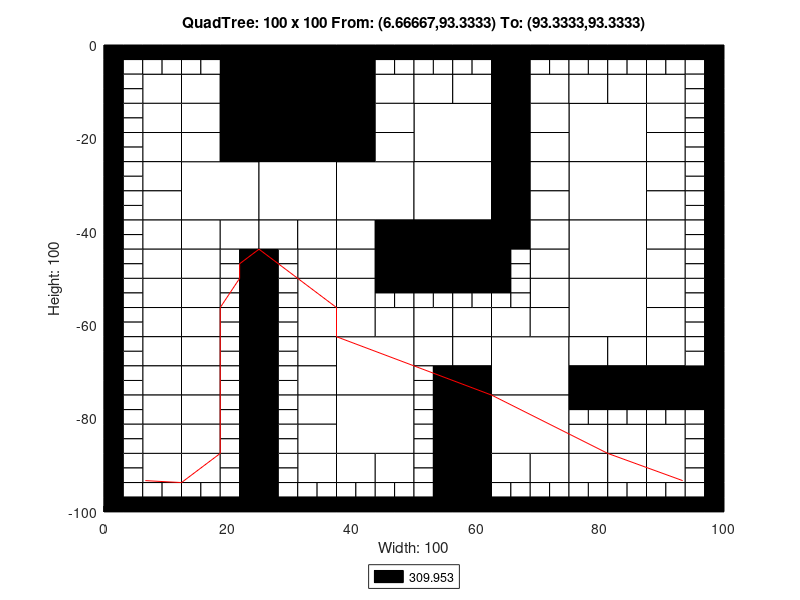

This chart was generated by the following MATLAB code:
axis([0 100 -100 0]);
title('QuadTree: 100 x 100 From: (6.66667,93.3333) To: (93.3333,93.3333)');
xlabel('Width: 100');
ylabel('Height: 100');
rectangle('Position',[25 -12.5 12.5 12.5], 'FaceColor',[0 0 0]);
rectangle('Position',[25 -25 12.5 12.5], 'FaceColor',[0 0 0]);
rectangle('Position',[12.5 -37.5 12.5 12.5], 'FaceColor',[1 1 1]);
rectangle('Position',[25 -37.5 12.5 12.5], 'FaceColor',[1 1 1]);
rectangle('Position',[37.5 -37.5 12.5 12.5], 'FaceColor',[1 1 1]);
rectangle('Position',[50 -25 12.5 12.5], 'FaceColor',[1 1 1]);
rectangle('Position',[75 -25 12.5 12.5], 'FaceColor',[1 1 1]);
rectangle('Position',[50 -37.5 12.5 12.5], 'FaceColor',[1 1 1]);
rectangle('Position',[50 -50 12.5 12.5], 'FaceColor',[0 0 0]);
rectangle('Position',[75 -37.5 12.5 12.5], 'FaceColor',[1 1 1]);
rectangle('Position',[75 -50 12.5 12.5], 'FaceColor',[1 1 1]);
rectangle('Position',[37.5 -75 12.5 12.5], 'FaceColor',[1 1 1]);
rectangle('Position',[37.5 -87.5 12.5 12.5], 'FaceColor',[1 1 1]);
rectangle('Position',[62.5 -75 12.5 12.5], 'FaceColor',[1 1 1]);
rectangle('Position',[75 -62.5 12.5 12.5], 'FaceColor',[1 1 1]);
rectangle('Position',[62.5 -87.5 12.5 12.5], 'FaceColor',[1 1 1]);
rectangle('Position',[6.25 -12.5 6.25 6.25], 'FaceColor',[1 1 1]);
rectangle('Position',[18.75 -6.25 6.25 6.25], 'FaceColor',[0 0 0]);
rectangle('Position',[12.5 -12.5 6.25 6.25], 'FaceColor',[1 1 1]);
rectangle('Position',[18.75 -12.5 6.25 6.25], 'FaceColor',[0 0 0]);
rectangle('Position',[6.25 -18.75 6.25 6.25], 'FaceColor',[1 1 1]);
rectangle('Position',[6.25 -25 6.25 6.25], 'FaceColor',[1 1 1]);
rectangle('Position',[12.5 -18.75 6.25 6.25], 'FaceColor',[1 1 1]);
rectangle('Position',[18.75 -18.75 6.25 6.25], 'FaceColor',[0 0 0]);
rectangle('Position',[12.5 -25 6.25 6.25], 'FaceColor',[1 1 1]);
rectangle('Position',[18.75 -25 6.25 6.25], 'FaceColor',[0 0 0]);
rectangle('Position',[37.5 -6.25 6.25 6.25], 'FaceColor',[0 0 0]);
rectangle('Position',[37.5 -12.5 6.25 6.25], 'FaceColor',[0 0 0]);
rectangle('Position',[43.75 -12.5 6.25 6.25], 'FaceColor',[1 1 1]);
rectangle('Position',[37.5 -18.75 6.25 6.25], 'FaceColor',[0 0 0]);
rectangle('Position',[43.75 -18.75 6.25 6.25], 'FaceColor',[1 1 1]);
rectangle('Position',[37.5 -25 6.25 6.25], 'FaceColor',[0 0 0]);
rectangle('Position',[43.75 -25 6.25 6.25], 'FaceColor',[1 1 1]);
rectangle('Position',[6.25 -31.25 6.25 6.25], 'FaceColor',[1 1 1]);
rectangle('Position',[6.25 -37.5 6.25 6.25], 'FaceColor',[1 1 1]);
rectangle('Position',[6.25 -43.75 6.25 6.25], 'FaceColor',[1 1 1]);
rectangle('Position',[6.25 -50 6.25 6.25], 'FaceColor',[1 1 1]);
rectangle('Position',[12.5 -43.75 6.25 6.25], 'FaceColor',[1 1 1]);
rectangle('Position',[18.75 -43.75 6.25 6.25], 'FaceColor',[1 1 1]);
rectangle('Position',[12.5 -50 6.25 6.25], 'FaceColor',[1 1 1]);
rectangle('Position',[25 -43.75 6.25 6.25], 'FaceColor',[1 1 1]);
rectangle('Position',[31.25 -43.75 6.25 6.25], 'FaceColor',[1 1 1]);
rectangle('Position',[31.25 -50 6.25 6.25], 'FaceColor',[1 1 1]);
rectangle('Position',[37.5 -43.75 6.25 6.25], 'FaceColor',[1 1 1]);
rectangle('Position',[43.75 -43.75 6.25 6.25], 'FaceColor',[0 0 0]);
rectangle('Position',[37.5 -50 6.25 6.25], 'FaceColor',[1 1 1]);
rectangle('Position',[43.75 -50 6.25 6.25], 'FaceColor',[0 0 0]);
rectangle('Position',[50 -12.5 6.25 6.25], 'FaceColor',[1 1 1]);
rectangle('Position',[56.25 -12.5 6.25 6.25], 'FaceColor',[1 1 1]);
rectangle('Position',[62.5 -6.25 6.25 6.25], 'FaceColor',[0 0 0]);
rectangle('Position',[62.5 -12.5 6.25 6.25], 'FaceColor',[0 0 0]);
rectangle('Position',[68.75 -12.5 6.25 6.25], 'FaceColor',[1 1 1]);
rectangle('Position',[62.5 -18.75 6.25 6.25], 'FaceColor',[0 0 0]);
rectangle('Position',[68.75 -18.75 6.25 6.25], 'FaceColor',[1 1 1]);
rectangle('Position',[62.5 -25 6.25 6.25], 'FaceColor',[0 0 0]);
rectangle('Position',[68.75 -25 6.25 6.25], 'FaceColor',[1 1 1]);
rectangle('Position',[75 -12.5 6.25 6.25], 'FaceColor',[1 1 1]);
rectangle('Position',[81.25 -12.5 6.25 6.25], 'FaceColor',[1 1 1]);
rectangle('Position',[87.5 -12.5 6.25 6.25], 'FaceColor',[1 1 1]);
rectangle('Position',[87.5 -18.75 6.25 6.25], 'FaceColor',[1 1 1]);
rectangle('Position',[87.5 -25 6.25 6.25], 'FaceColor',[1 1 1]);
rectangle('Position',[62.5 -31.25 6.25 6.25], 'FaceColor',[0 0 0]);
rectangle('Position',[68.75 -31.25 6.25 6.25], 'FaceColor',[1 1 1]);
rectangle('Position',[62.5 -37.5 6.25 6.25], 'FaceColor',[0 0 0]);
rectangle('Position',[68.75 -37.5 6.25 6.25], 'FaceColor',[1 1 1]);
rectangle('Position',[62.5 -43.75 6.25 6.25], 'FaceColor',[0 0 0]);
rectangle('Position',[68.75 -43.75 6.25 6.25], 'FaceColor',[1 1 1]);
rectangle('Position',[68.75 -50 6.25 6.25], 'FaceColor',[1 1 1]);
rectangle('Position',[87.5 -31.25 6.25 6.25], 'FaceColor',[1 1 1]);
rectangle('Position',[87.5 -37.5 6.25 6.25], 'FaceColor',[1 1 1]);
rectangle('Position',[87.5 -43.75 6.25 6.25], 'FaceColor',[1 1 1]);
rectangle('Position',[87.5 -50 6.25 6.25], 'FaceColor',[1 1 1]);
rectangle('Position',[6.25 -56.25 6.25 6.25], 'FaceColor',[1 1 1]);
rectangle('Position',[6.25 -62.5 6.25 6.25], 'FaceColor',[1 1 1]);
rectangle('Position',[12.5 -56.25 6.25 6.25], 'FaceColor',[1 1 1]);
rectangle('Position',[12.5 -62.5 6.25 6.25], 'FaceColor',[1 1 1]);
rectangle('Position',[6.25 -68.75 6.25 6.25], 'FaceColor',[1 1 1]);
rectangle('Position',[6.25 -75 6.25 6.25], 'FaceColor',[1 1 1]);
rectangle('Position',[12.5 -68.75 6.25 6.25], 'FaceColor',[1 1 1]);
rectangle('Position',[12.5 -75 6.25 6.25], 'FaceColor',[1 1 1]);
rectangle('Position',[31.25 -56.25 6.25 6.25], 'FaceColor',[1 1 1]);
rectangle('Position',[31.25 -62.5 6.25 6.25], 'FaceColor',[1 1 1]);
rectangle('Position',[37.5 -56.25 6.25 6.25], 'FaceColor',[1 1 1]);
rectangle('Position',[37.5 -62.5 6.25 6.25], 'FaceColor',[1 1 1]);
rectangle('Position',[43.75 -62.5 6.25 6.25], 'FaceColor',[1 1 1]);
rectangle('Position',[31.25 -68.75 6.25 6.25], 'FaceColor',[1 1 1]);
rectangle('Position',[31.25 -75 6.25 6.25], 'FaceColor',[1 1 1]);
rectangle('Position',[6.25 -81.25 6.25 6.25], 'FaceColor',[1 1 1]);
rectangle('Position',[6.25 -87.5 6.25 6.25], 'FaceColor',[1 1 1]);
rectangle('Position',[12.5 -81.25 6.25 6.25], 'FaceColor',[1 1 1]);
rectangle('Position',[12.5 -87.5 6.25 6.25], 'FaceColor',[1 1 1]);
rectangle('Position',[6.25 -93.75 6.25 6.25], 'FaceColor',[1 1 1]);
rectangle('Position',[12.5 -93.75 6.25 6.25], 'FaceColor',[1 1 1]);
rectangle('Position',[31.25 -81.25 6.25 6.25], 'FaceColor',[1 1 1]);
rectangle('Position',[31.25 -87.5 6.25 6.25], 'FaceColor',[1 1 1]);
rectangle('Position',[31.25 -93.75 6.25 6.25], 'FaceColor',[1 1 1]);
rectangle('Position',[37.5 -93.75 6.25 6.25], 'FaceColor',[1 1 1]);
rectangle('Position',[43.75 -93.75 6.25 6.25], 'FaceColor',[1 1 1]);
rectangle('Position',[50 -62.5 6.25 6.25], 'FaceColor',[1 1 1]);
rectangle('Position',[56.25 -62.5 6.25 6.25], 'FaceColor',[1 1 1]);
rectangle('Position',[68.75 -56.25 6.25 6.25], 'FaceColor',[1 1 1]);
rectangle('Position',[62.5 -62.5 6.25 6.25], 'FaceColor',[1 1 1]);
rectangle('Position',[68.75 -62.5 6.25 6.25], 'FaceColor',[1 1 1]);
rectangle('Position',[50 -68.75 6.25 6.25], 'FaceColor',[1 1 1]);
rectangle('Position',[56.25 -68.75 6.25 6.25], 'FaceColor',[1 1 1]);
rectangle('Position',[56.25 -75 6.25 6.25], 'FaceColor',[0 0 0]);
rectangle('Position',[87.5 -56.25 6.25 6.25], 'FaceColor',[1 1 1]);
rectangle('Position',[87.5 -62.5 6.25 6.25], 'FaceColor',[1 1 1]);
rectangle('Position',[75 -68.75 6.25 6.25], 'FaceColor',[1 1 1]);
rectangle('Position',[81.25 -68.75 6.25 6.25], 'FaceColor',[1 1 1]);
rectangle('Position',[75 -75 6.25 6.25], 'FaceColor',[0 0 0]);
rectangle('Position',[81.25 -75 6.25 6.25], 'FaceColor',[0 0 0]);
rectangle('Position',[87.5 -68.75 6.25 6.25], 'FaceColor',[1 1 1]);
rectangle('Position',[87.5 -75 6.25 6.25], 'FaceColor',[0 0 0]);
rectangle('Position',[93.75 -75 6.25 6.25], 'FaceColor',[0 0 0]);
rectangle('Position',[56.25 -81.25 6.25 6.25], 'FaceColor',[0 0 0]);
rectangle('Position',[56.25 -87.5 6.25 6.25], 'FaceColor',[0 0 0]);
rectangle('Position',[56.25 -93.75 6.25 6.25], 'FaceColor',[0 0 0]);
rectangle('Position',[56.25 -100 6.25 6.25], 'FaceColor',[0 0 0]);
rectangle('Position',[62.5 -93.75 6.25 6.25], 'FaceColor',[1 1 1]);
rectangle('Position',[68.75 -93.75 6.25 6.25], 'FaceColor',[1 1 1]);
rectangle('Position',[75 -87.5 6.25 6.25], 'FaceColor',[1 1 1]);
rectangle('Position',[81.25 -87.5 6.25 6.25], 'FaceColor',[1 1 1]);
rectangle('Position',[87.5 -87.5 6.25 6.25], 'FaceColor',[1 1 1]);
rectangle('Position',[75 -93.75 6.25 6.25], 'FaceColor',[1 1 1]);
rectangle('Position',[81.25 -93.75 6.25 6.25], 'FaceColor',[1 1 1]);
rectangle('Position',[87.5 -93.75 6.25 6.25], 'FaceColor',[1 1 1]);
rectangle('Position',[0 -3.125 3.125 3.125], 'FaceColor',[0 0 0]);
rectangle('Position',[3.125 -3.125 3.125 3.125], 'FaceColor',[0 0 0]);
rectangle('Position',[0 -6.25 3.125 3.125], 'FaceColor',[0 0 0]);
rectangle('Position',[3.125 -6.25 3.125 3.125], 'FaceColor',[1 1 1]);
rectangle('Position',[6.25 -3.125 3.125 3.125], 'FaceColor',[0 0 0]);
rectangle('Position',[9.375 -3.125 3.125 3.125], 'FaceColor',[0 0 0]);
rectangle('Position',[6.25 -6.25 3.125 3.125], 'FaceColor',[1 1 1]);
rectangle('Position',[9.375 -6.25 3.125 3.125], 'FaceColor',[1 1 1]);
rectangle('Position',[0 -9.375 3.125 3.125], 'FaceColor',[0 0 0]);
rectangle('Position',[3.125 -9.375 3.125 3.125], 'FaceColor',[1 1 1]);
rectangle('Position',[0 -12.5 3.125 3.125], 'FaceColor',[0 0 0]);
rectangle('Position',[3.125 -12.5 3.125 3.125], 'FaceColor',[1 1 1]);
rectangle('Position',[12.5 -3.125 3.125 3.125], 'FaceColor',[0 0 0]);
rectangle('Position',[15.625 -3.125 3.125 3.125], 'FaceColor',[0 0 0]);
rectangle('Position',[12.5 -6.25 3.125 3.125], 'FaceColor',[1 1 1]);
rectangle('Position',[15.625 -6.25 3.125 3.125], 'FaceColor',[1 1 1]);
rectangle('Position',[0 -15.625 3.125 3.125], 'FaceColor',[0 0 0]);
rectangle('Position',[3.125 -15.625 3.125 3.125], 'FaceColor',[1 1 1]);
rectangle('Position',[0 -18.75 3.125 3.125], 'FaceColor',[0 0 0]);
rectangle('Position',[3.125 -18.75 3.125 3.125], 'FaceColor',[1 1 1]);
rectangle('Position',[0 -21.875 3.125 3.125], 'FaceColor',[0 0 0]);
rectangle('Position',[3.125 -21.875 3.125 3.125], 'FaceColor',[1 1 1]);
rectangle('Position',[0 -25 3.125 3.125], 'FaceColor',[0 0 0]);
rectangle('Position',[3.125 -25 3.125 3.125], 'FaceColor',[1 1 1]);
rectangle('Position',[43.75 -3.125 3.125 3.125], 'FaceColor',[0 0 0]);
rectangle('Position',[46.875 -3.125 3.125 3.125], 'FaceColor',[0 0 0]);
rectangle('Position',[43.75 -6.25 3.125 3.125], 'FaceColor',[1 1 1]);
rectangle('Position',[46.875 -6.25 3.125 3.125], 'FaceColor',[1 1 1]);
rectangle('Position',[0 -28.125 3.125 3.125], 'FaceColor',[0 0 0]);
rectangle('Position',[3.125 -28.125 3.125 3.125], 'FaceColor',[1 1 1]);
rectangle('Position',[0 -31.25 3.125 3.125], 'FaceColor',[0 0 0]);
rectangle('Position',[3.125 -31.25 3.125 3.125], 'FaceColor',[1 1 1]);
rectangle('Position',[0 -34.375 3.125 3.125], 'FaceColor',[0 0 0]);
rectangle('Position',[3.125 -34.375 3.125 3.125], 'FaceColor',[1 1 1]);
rectangle('Position',[0 -37.5 3.125 3.125], 'FaceColor',[0 0 0]);
rectangle('Position',[3.125 -37.5 3.125 3.125], 'FaceColor',[1 1 1]);
rectangle('Position',[0 -40.625 3.125 3.125], 'FaceColor',[0 0 0]);
rectangle('Position',[3.125 -40.625 3.125 3.125], 'FaceColor',[1 1 1]);
rectangle('Position',[0 -43.75 3.125 3.125], 'FaceColor',[0 0 0]);
rectangle('Position',[3.125 -43.75 3.125 3.125], 'FaceColor',[1 1 1]);
rectangle('Position',[0 -46.875 3.125 3.125], 'FaceColor',[0 0 0]);
rectangle('Position',[3.125 -46.875 3.125 3.125], 'FaceColor',[1 1 1]);
rectangle('Position',[0 -50 3.125 3.125], 'FaceColor',[0 0 0]);
rectangle('Position',[3.125 -50 3.125 3.125], 'FaceColor',[1 1 1]);
rectangle('Position',[18.75 -46.875 3.125 3.125], 'FaceColor',[1 1 1]);
rectangle('Position',[21.875 -46.875 3.125 3.125], 'FaceColor',[0 0 0]);
rectangle('Position',[18.75 -50 3.125 3.125], 'FaceColor',[1 1 1]);
rectangle('Position',[21.875 -50 3.125 3.125], 'FaceColor',[0 0 0]);
rectangle('Position',[25 -46.875 3.125 3.125], 'FaceColor',[0 0 0]);
rectangle('Position',[28.125 -46.875 3.125 3.125], 'FaceColor',[1 1 1]);
rectangle('Position',[25 -50 3.125 3.125], 'FaceColor',[0 0 0]);
rectangle('Position',[28.125 -50 3.125 3.125], 'FaceColor',[1 1 1]);
rectangle('Position',[50 -3.125 3.125 3.125], 'FaceColor',[0 0 0]);
rectangle('Position',[53.125 -3.125 3.125 3.125], 'FaceColor',[0 0 0]);
rectangle('Position',[50 -6.25 3.125 3.125], 'FaceColor',[1 1 1]);
rectangle('Position',[53.125 -6.25 3.125 3.125], 'FaceColor',[1 1 1]);
rectangle('Position',[56.25 -3.125 3.125 3.125], 'FaceColor',[0 0 0]);
rectangle('Position',[59.375 -3.125 3.125 3.125], 'FaceColor',[0 0 0]);
rectangle('Position',[56.25 -6.25 3.125 3.125], 'FaceColor',[1 1 1]);
rectangle('Position',[59.375 -6.25 3.125 3.125], 'FaceColor',[1 1 1]);
rectangle('Position',[68.75 -3.125 3.125 3.125], 'FaceColor',[0 0 0]);
rectangle('Position',[71.875 -3.125 3.125 3.125], 'FaceColor',[0 0 0]);
rectangle('Position',[68.75 -6.25 3.125 3.125], 'FaceColor',[1 1 1]);
rectangle('Position',[71.875 -6.25 3.125 3.125], 'FaceColor',[1 1 1]);
rectangle('Position',[75 -3.125 3.125 3.125], 'FaceColor',[0 0 0]);
rectangle('Position',[78.125 -3.125 3.125 3.125], 'FaceColor',[0 0 0]);
rectangle('Position',[75 -6.25 3.125 3.125], 'FaceColor',[1 1 1]);
rectangle('Position',[78.125 -6.25 3.125 3.125], 'FaceColor',[1 1 1]);
rectangle('Position',[81.25 -3.125 3.125 3.125], 'FaceColor',[0 0 0]);
rectangle('Position',[84.375 -3.125 3.125 3.125], 'FaceColor',[0 0 0]);
rectangle('Position',[81.25 -6.25 3.125 3.125], 'FaceColor',[1 1 1]);
rectangle('Position',[84.375 -6.25 3.125 3.125], 'FaceColor',[1 1 1]);
rectangle('Position',[87.5 -3.125 3.125 3.125], 'FaceColor',[0 0 0]);
rectangle('Position',[90.625 -3.125 3.125 3.125], 'FaceColor',[0 0 0]);
rectangle('Position',[87.5 -6.25 3.125 3.125], 'FaceColor',[1 1 1]);
rectangle('Position',[90.625 -6.25 3.125 3.125], 'FaceColor',[1 1 1]);
rectangle('Position',[93.75 -3.125 3.125 3.125], 'FaceColor',[0 0 0]);
rectangle('Position',[96.875 -3.125 3.125 3.125], 'FaceColor',[0 0 0]);
rectangle('Position',[93.75 -6.25 3.125 3.125], 'FaceColor',[1 1 1]);
rectangle('Position',[96.875 -6.25 3.125 3.125], 'FaceColor',[0 0 0]);
rectangle('Position',[93.75 -9.375 3.125 3.125], 'FaceColor',[1 1 1]);
rectangle('Position',[96.875 -9.375 3.125 3.125], 'FaceColor',[0 0 0]);
rectangle('Position',[93.75 -12.5 3.125 3.125], 'FaceColor',[1 1 1]);
rectangle('Position',[96.875 -12.5 3.125 3.125], 'FaceColor',[0 0 0]);
rectangle('Position',[93.75 -15.625 3.125 3.125], 'FaceColor',[1 1 1]);
rectangle('Position',[96.875 -15.625 3.125 3.125], 'FaceColor',[0 0 0]);
rectangle('Position',[93.75 -18.75 3.125 3.125], 'FaceColor',[1 1 1]);
rectangle('Position',[96.875 -18.75 3.125 3.125], 'FaceColor',[0 0 0]);
rectangle('Position',[93.75 -21.875 3.125 3.125], 'FaceColor',[1 1 1]);
rectangle('Position',[96.875 -21.875 3.125 3.125], 'FaceColor',[0 0 0]);
rectangle('Position',[93.75 -25 3.125 3.125], 'FaceColor',[1 1 1]);
rectangle('Position',[96.875 -25 3.125 3.125], 'FaceColor',[0 0 0]);
rectangle('Position',[62.5 -46.875 3.125 3.125], 'FaceColor',[0 0 0]);
rectangle('Position',[65.625 -46.875 3.125 3.125], 'FaceColor',[1 1 1]);
rectangle('Position',[62.5 -50 3.125 3.125], 'FaceColor',[0 0 0]);
rectangle('Position',[65.625 -50 3.125 3.125], 'FaceColor',[1 1 1]);
rectangle('Position',[93.75 -28.125 3.125 3.125], 'FaceColor',[1 1 1]);
rectangle('Position',[96.875 -28.125 3.125 3.125], 'FaceColor',[0 0 0]);
rectangle('Position',[93.75 -31.25 3.125 3.125], 'FaceColor',[1 1 1]);
rectangle('Position',[96.875 -31.25 3.125 3.125], 'FaceColor',[0 0 0]);
rectangle('Position',[93.75 -34.375 3.125 3.125], 'FaceColor',[1 1 1]);
rectangle('Position',[96.875 -34.375 3.125 3.125], 'FaceColor',[0 0 0]);
rectangle('Position',[93.75 -37.5 3.125 3.125], 'FaceColor',[1 1 1]);
rectangle('Position',[96.875 -37.5 3.125 3.125], 'FaceColor',[0 0 0]);
rectangle('Position',[93.75 -40.625 3.125 3.125], 'FaceColor',[1 1 1]);
rectangle('Position',[96.875 -40.625 3.125 3.125], 'FaceColor',[0 0 0]);
rectangle('Position',[93.75 -43.75 3.125 3.125], 'FaceColor',[1 1 1]);
rectangle('Position',[96.875 -43.75 3.125 3.125], 'FaceColor',[0 0 0]);
rectangle('Position',[93.75 -46.875 3.125 3.125], 'FaceColor',[1 1 1]);
rectangle('Position',[96.875 -46.875 3.125 3.125], 'FaceColor',[0 0 0]);
rectangle('Position',[93.75 -50 3.125 3.125], 'FaceColor',[1 1 1]);
rectangle('Position',[96.875 -50 3.125 3.125], 'FaceColor',[0 0 0]);
rectangle('Position',[0 -53.125 3.125 3.125], 'FaceColor',[0 0 0]);
rectangle('Position',[3.125 -53.125 3.125 3.125], 'FaceColor',[1 1 1]);
rectangle('Position',[0 -56.25 3.125 3.125], 'FaceColor',[0 0 0]);
rectangle('Position',[3.125 -56.25 3.125 3.125], 'FaceColor',[1 1 1]);
rectangle('Position',[0 -59.375 3.125 3.125], 'FaceColor',[0 0 0]);
rectangle('Position',[3.125 -59.375 3.125 3.125], 'FaceColor',[1 1 1]);
rectangle('Position',[0 -62.5 3.125 3.125], 'FaceColor',[0 0 0]);
rectangle('Position',[3.125 -62.5 3.125 3.125], 'FaceColor',[1 1 1]);
rectangle('Position',[18.75 -53.125 3.125 3.125], 'FaceColor',[1 1 1]);
rectangle('Position',[21.875 -53.125 3.125 3.125], 'FaceColor',[0 0 0]);
rectangle('Position',[18.75 -56.25 3.125 3.125], 'FaceColor',[1 1 1]);
rectangle('Position',[21.875 -56.25 3.125 3.125], 'FaceColor',[0 0 0]);
rectangle('Position',[18.75 -59.375 3.125 3.125], 'FaceColor',[1 1 1]);
rectangle('Position',[21.875 -59.375 3.125 3.125], 'FaceColor',[0 0 0]);
rectangle('Position',[18.75 -62.5 3.125 3.125], 'FaceColor',[1 1 1]);
rectangle('Position',[21.875 -62.5 3.125 3.125], 'FaceColor',[0 0 0]);
rectangle('Position',[0 -65.625 3.125 3.125], 'FaceColor',[0 0 0]);
rectangle('Position',[3.125 -65.625 3.125 3.125], 'FaceColor',[1 1 1]);
rectangle('Position',[0 -68.75 3.125 3.125], 'FaceColor',[0 0 0]);
rectangle('Position',[3.125 -68.75 3.125 3.125], 'FaceColor',[1 1 1]);
rectangle('Position',[0 -71.875 3.125 3.125], 'FaceColor',[0 0 0]);
rectangle('Position',[3.125 -71.875 3.125 3.125], 'FaceColor',[1 1 1]);
rectangle('Position',[0 -75 3.125 3.125], 'FaceColor',[0 0 0]);
rectangle('Position',[3.125 -75 3.125 3.125], 'FaceColor',[1 1 1]);
rectangle('Position',[18.75 -65.625 3.125 3.125], 'FaceColor',[1 1 1]);
rectangle('Position',[21.875 -65.625 3.125 3.125], 'FaceColor',[0 0 0]);
rectangle('Position',[18.75 -68.75 3.125 3.125], 'FaceColor',[1 1 1]);
rectangle('Position',[21.875 -68.75 3.125 3.125], 'FaceColor',[0 0 0]);
rectangle('Position',[18.75 -71.875 3.125 3.125], 'FaceColor',[1 1 1]);
rectangle('Position',[21.875 -71.875 3.125 3.125], 'FaceColor',[0 0 0]);
rectangle('Position',[18.75 -75 3.125 3.125], 'FaceColor',[1 1 1]);
rectangle('Position',[21.875 -75 3.125 3.125], 'FaceColor',[0 0 0]);
rectangle('Position',[25 -53.125 3.125 3.125], 'FaceColor',[0 0 0]);
rectangle('Position',[28.125 -53.125 3.125 3.125], 'FaceColor',[1 1 1]);
rectangle('Position',[25 -56.25 3.125 3.125], 'FaceColor',[0 0 0]);
rectangle('Position',[28.125 -56.25 3.125 3.125], 'FaceColor',[1 1 1]);
rectangle('Position',[25 -59.375 3.125 3.125], 'FaceColor',[0 0 0]);
rectangle('Position',[28.125 -59.375 3.125 3.125], 'FaceColor',[1 1 1]);
rectangle('Position',[25 -62.5 3.125 3.125], 'FaceColor',[0 0 0]);
rectangle('Position',[28.125 -62.5 3.125 3.125], 'FaceColor',[1 1 1]);
rectangle('Position',[43.75 -53.125 3.125 3.125], 'FaceColor',[0 0 0]);
rectangle('Position',[46.875 -53.125 3.125 3.125], 'FaceColor',[0 0 0]);
rectangle('Position',[43.75 -56.25 3.125 3.125], 'FaceColor',[1 1 1]);
rectangle('Position',[46.875 -56.25 3.125 3.125], 'FaceColor',[1 1 1]);
rectangle('Position',[25 -65.625 3.125 3.125], 'FaceColor',[0 0 0]);
rectangle('Position',[28.125 -65.625 3.125 3.125], 'FaceColor',[1 1 1]);
rectangle('Position',[25 -68.75 3.125 3.125], 'FaceColor',[0 0 0]);
rectangle('Position',[28.125 -68.75 3.125 3.125], 'FaceColor',[1 1 1]);
rectangle('Position',[25 -71.875 3.125 3.125], 'FaceColor',[0 0 0]);
rectangle('Position',[28.125 -71.875 3.125 3.125], 'FaceColor',[1 1 1]);
rectangle('Position',[25 -75 3.125 3.125], 'FaceColor',[0 0 0]);
rectangle('Position',[28.125 -75 3.125 3.125], 'FaceColor',[1 1 1]);
rectangle('Position',[0 -78.125 3.125 3.125], 'FaceColor',[0 0 0]);
rectangle('Position',[3.125 -78.125 3.125 3.125], 'FaceColor',[1 1 1]);
rectangle('Position',[0 -81.25 3.125 3.125], 'FaceColor',[0 0 0]);
rectangle('Position',[3.125 -81.25 3.125 3.125], 'FaceColor',[1 1 1]);
rectangle('Position',[0 -84.375 3.125 3.125], 'FaceColor',[0 0 0]);
rectangle('Position',[3.125 -84.375 3.125 3.125], 'FaceColor',[1 1 1]);
rectangle('Position',[0 -87.5 3.125 3.125], 'FaceColor',[0 0 0]);
rectangle('Position',[3.125 -87.5 3.125 3.125], 'FaceColor',[1 1 1]);
rectangle('Position',[18.75 -78.125 3.125 3.125], 'FaceColor',[1 1 1]);
rectangle('Position',[21.875 -78.125 3.125 3.125], 'FaceColor',[0 0 0]);
rectangle('Position',[18.75 -81.25 3.125 3.125], 'FaceColor',[1 1 1]);
rectangle('Position',[21.875 -81.25 3.125 3.125], 'FaceColor',[0 0 0]);
rectangle('Position',[18.75 -84.375 3.125 3.125], 'FaceColor',[1 1 1]);
rectangle('Position',[21.875 -84.375 3.125 3.125], 'FaceColor',[0 0 0]);
rectangle('Position',[18.75 -87.5 3.125 3.125], 'FaceColor',[1 1 1]);
rectangle('Position',[21.875 -87.5 3.125 3.125], 'FaceColor',[0 0 0]);
rectangle('Position',[0 -90.625 3.125 3.125], 'FaceColor',[0 0 0]);
rectangle('Position',[3.125 -90.625 3.125 3.125], 'FaceColor',[1 1 1]);
rectangle('Position',[0 -93.75 3.125 3.125], 'FaceColor',[0 0 0]);
rectangle('Position',[3.125 -93.75 3.125 3.125], 'FaceColor',[1 1 1]);
rectangle('Position',[0 -96.875 3.125 3.125], 'FaceColor',[0 0 0]);
rectangle('Position',[3.125 -96.875 3.125 3.125], 'FaceColor',[1 1 1]);
rectangle('Position',[0 -100 3.125 3.125], 'FaceColor',[0 0 0]);
rectangle('Position',[3.125 -100 3.125 3.125], 'FaceColor',[0 0 0]);
rectangle('Position',[6.25 -96.875 3.125 3.125], 'FaceColor',[1 1 1]);
rectangle('Position',[9.375 -96.875 3.125 3.125], 'FaceColor',[1 1 1]);
rectangle('Position',[6.25 -100 3.125 3.125], 'FaceColor',[0 0 0]);
rectangle('Position',[9.375 -100 3.125 3.125], 'FaceColor',[0 0 0]);
rectangle('Position',[18.75 -90.625 3.125 3.125], 'FaceColor',[1 1 1]);
rectangle('Position',[21.875 -90.625 3.125 3.125], 'FaceColor',[0 0 0]);
rectangle('Position',[18.75 -93.75 3.125 3.125], 'FaceColor',[1 1 1]);
rectangle('Position',[21.875 -93.75 3.125 3.125], 'FaceColor',[0 0 0]);
rectangle('Position',[12.5 -96.875 3.125 3.125], 'FaceColor',[1 1 1]);
rectangle('Position',[15.625 -96.875 3.125 3.125], 'FaceColor',[1 1 1]);
rectangle('Position',[12.5 -100 3.125 3.125], 'FaceColor',[0 0 0]);
rectangle('Position',[15.625 -100 3.125 3.125], 'FaceColor',[0 0 0]);
rectangle('Position',[18.75 -96.875 3.125 3.125], 'FaceColor',[1 1 1]);
rectangle('Position',[21.875 -96.875 3.125 3.125], 'FaceColor',[0 0 0]);
rectangle('Position',[18.75 -100 3.125 3.125], 'FaceColor',[0 0 0]);
rectangle('Position',[21.875 -100 3.125 3.125], 'FaceColor',[0 0 0]);
rectangle('Position',[25 -78.125 3.125 3.125], 'FaceColor',[0 0 0]);
rectangle('Position',[28.125 -78.125 3.125 3.125], 'FaceColor',[1 1 1]);
rectangle('Position',[25 -81.25 3.125 3.125], 'FaceColor',[0 0 0]);
rectangle('Position',[28.125 -81.25 3.125 3.125], 'FaceColor',[1 1 1]);
rectangle('Position',[25 -84.375 3.125 3.125], 'FaceColor',[0 0 0]);
rectangle('Position',[28.125 -84.375 3.125 3.125], 'FaceColor',[1 1 1]);
rectangle('Position',[25 -87.5 3.125 3.125], 'FaceColor',[0 0 0]);
rectangle('Position',[28.125 -87.5 3.125 3.125], 'FaceColor',[1 1 1]);
rectangle('Position',[25 -90.625 3.125 3.125], 'FaceColor',[0 0 0]);
rectangle('Position',[28.125 -90.625 3.125 3.125], 'FaceColor',[1 1 1]);
rectangle('Position',[25 -93.75 3.125 3.125], 'FaceColor',[0 0 0]);
rectangle('Position',[28.125 -93.75 3.125 3.125], 'FaceColor',[1 1 1]);
rectangle('Position',[25 -96.875 3.125 3.125], 'FaceColor',[0 0 0]);
rectangle('Position',[28.125 -96.875 3.125 3.125], 'FaceColor',[1 1 1]);
rectangle('Position',[25 -100 3.125 3.125], 'FaceColor',[0 0 0]);
rectangle('Position',[28.125 -100 3.125 3.125], 'FaceColor',[0 0 0]);
rectangle('Position',[31.25 -96.875 3.125 3.125], 'FaceColor',[1 1 1]);
rectangle('Position',[34.375 -96.875 3.125 3.125], 'FaceColor',[1 1 1]);
rectangle('Position',[31.25 -100 3.125 3.125], 'FaceColor',[0 0 0]);
rectangle('Position',[34.375 -100 3.125 3.125], 'FaceColor',[0 0 0]);
rectangle('Position',[37.5 -96.875 3.125 3.125], 'FaceColor',[1 1 1]);
rectangle('Position',[40.625 -96.875 3.125 3.125], 'FaceColor',[1 1 1]);
rectangle('Position',[37.5 -100 3.125 3.125], 'FaceColor',[0 0 0]);
rectangle('Position',[40.625 -100 3.125 3.125], 'FaceColor',[0 0 0]);
rectangle('Position',[43.75 -96.875 3.125 3.125], 'FaceColor',[1 1 1]);
rectangle('Position',[46.875 -96.875 3.125 3.125], 'FaceColor',[1 1 1]);
rectangle('Position',[43.75 -100 3.125 3.125], 'FaceColor',[0 0 0]);
rectangle('Position',[46.875 -100 3.125 3.125], 'FaceColor',[0 0 0]);
rectangle('Position',[50 -53.125 3.125 3.125], 'FaceColor',[0 0 0]);
rectangle('Position',[53.125 -53.125 3.125 3.125], 'FaceColor',[0 0 0]);
rectangle('Position',[50 -56.25 3.125 3.125], 'FaceColor',[1 1 1]);
rectangle('Position',[53.125 -56.25 3.125 3.125], 'FaceColor',[1 1 1]);
rectangle('Position',[56.25 -53.125 3.125 3.125], 'FaceColor',[0 0 0]);
rectangle('Position',[59.375 -53.125 3.125 3.125], 'FaceColor',[0 0 0]);
rectangle('Position',[56.25 -56.25 3.125 3.125], 'FaceColor',[1 1 1]);
rectangle('Position',[59.375 -56.25 3.125 3.125], 'FaceColor',[1 1 1]);
rectangle('Position',[62.5 -53.125 3.125 3.125], 'FaceColor',[0 0 0]);
rectangle('Position',[65.625 -53.125 3.125 3.125], 'FaceColor',[1 1 1]);
rectangle('Position',[62.5 -56.25 3.125 3.125], 'FaceColor',[1 1 1]);
rectangle('Position',[65.625 -56.25 3.125 3.125], 'FaceColor',[1 1 1]);
rectangle('Position',[50 -71.875 3.125 3.125], 'FaceColor',[1 1 1]);
rectangle('Position',[53.125 -71.875 3.125 3.125], 'FaceColor',[0 0 0]);
rectangle('Position',[50 -75 3.125 3.125], 'FaceColor',[1 1 1]);
rectangle('Position',[53.125 -75 3.125 3.125], 'FaceColor',[0 0 0]);
rectangle('Position',[93.75 -53.125 3.125 3.125], 'FaceColor',[1 1 1]);
rectangle('Position',[96.875 -53.125 3.125 3.125], 'FaceColor',[0 0 0]);
rectangle('Position',[93.75 -56.25 3.125 3.125], 'FaceColor',[1 1 1]);
rectangle('Position',[96.875 -56.25 3.125 3.125], 'FaceColor',[0 0 0]);
rectangle('Position',[93.75 -59.375 3.125 3.125], 'FaceColor',[1 1 1]);
rectangle('Position',[96.875 -59.375 3.125 3.125], 'FaceColor',[0 0 0]);
rectangle('Position',[93.75 -62.5 3.125 3.125], 'FaceColor',[1 1 1]);
rectangle('Position',[96.875 -62.5 3.125 3.125], 'FaceColor',[0 0 0]);
rectangle('Position',[93.75 -65.625 3.125 3.125], 'FaceColor',[1 1 1]);
rectangle('Position',[96.875 -65.625 3.125 3.125], 'FaceColor',[0 0 0]);
rectangle('Position',[93.75 -68.75 3.125 3.125], 'FaceColor',[1 1 1]);
rectangle('Position',[96.875 -68.75 3.125 3.125], 'FaceColor',[0 0 0]);
rectangle('Position',[50 -78.125 3.125 3.125], 'FaceColor',[1 1 1]);
rectangle('Position',[53.125 -78.125 3.125 3.125], 'FaceColor',[0 0 0]);
rectangle('Position',[50 -81.25 3.125 3.125], 'FaceColor',[1 1 1]);
rectangle('Position',[53.125 -81.25 3.125 3.125], 'FaceColor',[0 0 0]);
rectangle('Position',[50 -84.375 3.125 3.125], 'FaceColor',[1 1 1]);
rectangle('Position',[53.125 -84.375 3.125 3.125], 'FaceColor',[0 0 0]);
rectangle('Position',[50 -87.5 3.125 3.125], 'FaceColor',[1 1 1]);
rectangle('Position',[53.125 -87.5 3.125 3.125], 'FaceColor',[0 0 0]);
rectangle('Position',[50 -90.625 3.125 3.125], 'FaceColor',[1 1 1]);
rectangle('Position',[53.125 -90.625 3.125 3.125], 'FaceColor',[0 0 0]);
rectangle('Position',[50 -93.75 3.125 3.125], 'FaceColor',[1 1 1]);
rectangle('Position',[53.125 -93.75 3.125 3.125], 'FaceColor',[0 0 0]);
rectangle('Position',[50 -96.875 3.125 3.125], 'FaceColor',[1 1 1]);
rectangle('Position',[53.125 -96.875 3.125 3.125], 'FaceColor',[0 0 0]);
rectangle('Position',[50 -100 3.125 3.125], 'FaceColor',[0 0 0]);
rectangle('Position',[53.125 -100 3.125 3.125], 'FaceColor',[0 0 0]);
rectangle('Position',[62.5 -96.875 3.125 3.125], 'FaceColor',[1 1 1]);
rectangle('Position',[65.625 -96.875 3.125 3.125], 'FaceColor',[1 1 1]);
rectangle('Position',[62.5 -100 3.125 3.125], 'FaceColor',[0 0 0]);
rectangle('Position',[65.625 -100 3.125 3.125], 'FaceColor',[0 0 0]);
rectangle('Position',[68.75 -96.875 3.125 3.125], 'FaceColor',[1 1 1]);
rectangle('Position',[71.875 -96.875 3.125 3.125], 'FaceColor',[1 1 1]);
rectangle('Position',[68.75 -100 3.125 3.125], 'FaceColor',[0 0 0]);
rectangle('Position',[71.875 -100 3.125 3.125], 'FaceColor',[0 0 0]);
rectangle('Position',[75 -78.125 3.125 3.125], 'FaceColor',[0 0 0]);
rectangle('Position',[78.125 -78.125 3.125 3.125], 'FaceColor',[0 0 0]);
rectangle('Position',[75 -81.25 3.125 3.125], 'FaceColor',[1 1 1]);
rectangle('Position',[78.125 -81.25 3.125 3.125], 'FaceColor',[1 1 1]);
rectangle('Position',[81.25 -78.125 3.125 3.125], 'FaceColor',[0 0 0]);
rectangle('Position',[84.375 -78.125 3.125 3.125], 'FaceColor',[0 0 0]);
rectangle('Position',[81.25 -81.25 3.125 3.125], 'FaceColor',[1 1 1]);
rectangle('Position',[84.375 -81.25 3.125 3.125], 'FaceColor',[1 1 1]);
rectangle('Position',[87.5 -78.125 3.125 3.125], 'FaceColor',[0 0 0]);
rectangle('Position',[90.625 -78.125 3.125 3.125], 'FaceColor',[0 0 0]);
rectangle('Position',[87.5 -81.25 3.125 3.125], 'FaceColor',[1 1 1]);
rectangle('Position',[90.625 -81.25 3.125 3.125], 'FaceColor',[1 1 1]);
rectangle('Position',[93.75 -78.125 3.125 3.125], 'FaceColor',[0 0 0]);
rectangle('Position',[96.875 -78.125 3.125 3.125], 'FaceColor',[0 0 0]);
rectangle('Position',[93.75 -81.25 3.125 3.125], 'FaceColor',[1 1 1]);
rectangle('Position',[96.875 -81.25 3.125 3.125], 'FaceColor',[0 0 0]);
rectangle('Position',[93.75 -84.375 3.125 3.125], 'FaceColor',[1 1 1]);
rectangle('Position',[96.875 -84.375 3.125 3.125], 'FaceColor',[0 0 0]);
rectangle('Position',[93.75 -87.5 3.125 3.125], 'FaceColor',[1 1 1]);
rectangle('Position',[96.875 -87.5 3.125 3.125], 'FaceColor',[0 0 0]);
rectangle('Position',[75 -96.875 3.125 3.125], 'FaceColor',[1 1 1]);
rectangle('Position',[78.125 -96.875 3.125 3.125], 'FaceColor',[1 1 1]);
rectangle('Position',[75 -100 3.125 3.125], 'FaceColor',[0 0 0]);
rectangle('Position',[78.125 -100 3.125 3.125], 'FaceColor',[0 0 0]);
rectangle('Position',[81.25 -96.875 3.125 3.125], 'FaceColor',[1 1 1]);
rectangle('Position',[84.375 -96.875 3.125 3.125], 'FaceColor',[1 1 1]);
rectangle('Position',[81.25 -100 3.125 3.125], 'FaceColor',[0 0 0]);
rectangle('Position',[84.375 -100 3.125 3.125], 'FaceColor',[0 0 0]);
rectangle('Position',[93.75 -90.625 3.125 3.125], 'FaceColor',[1 1 1]);
rectangle('Position',[96.875 -90.625 3.125 3.125], 'FaceColor',[0 0 0]);
rectangle('Position',[93.75 -93.75 3.125 3.125], 'FaceColor',[1 1 1]);
rectangle('Position',[96.875 -93.75 3.125 3.125], 'FaceColor',[0 0 0]);
rectangle('Position',[87.5 -96.875 3.125 3.125], 'FaceColor',[1 1 1]);
rectangle('Position',[90.625 -96.875 3.125 3.125], 'FaceColor',[1 1 1]);
rectangle('Position',[87.5 -100 3.125 3.125], 'FaceColor',[0 0 0]);
rectangle('Position',[90.625 -100 3.125 3.125], 'FaceColor',[0 0 0]);
rectangle('Position',[93.75 -96.875 3.125 3.125], 'FaceColor',[1 1 1]);
rectangle('Position',[96.875 -96.875 3.125 3.125], 'FaceColor',[0 0 0]);
rectangle('Position',[93.75 -100 3.125 3.125], 'FaceColor',[0 0 0]);
rectangle('Position',[96.875 -100 3.125 3.125], 'FaceColor',[0 0 0]);
X=[93.3333,93.3333,81.25,81.25,62.5,62.5,50,50,37.5,37.5,37.5,37.5,25,25,25,21.875,21.875,18.75,18.75,18.75,18.75,18.75,18.75,12.5,6.66667];
Y=[-93.3333,-93.3333,-87.5,-87.5,-75,-75,-68.75,-68.75,-62.5,-62.5,-56.25,-56.25,-43.75,-43.75,-43.75,-46.875,-50,-56.25,-62.5,-68.75,-75,-81.25,-87.5,-93.75,-93.3333];
hold on;
plot(X,Y,'r');
legend('309.953','Location','southoutside');
